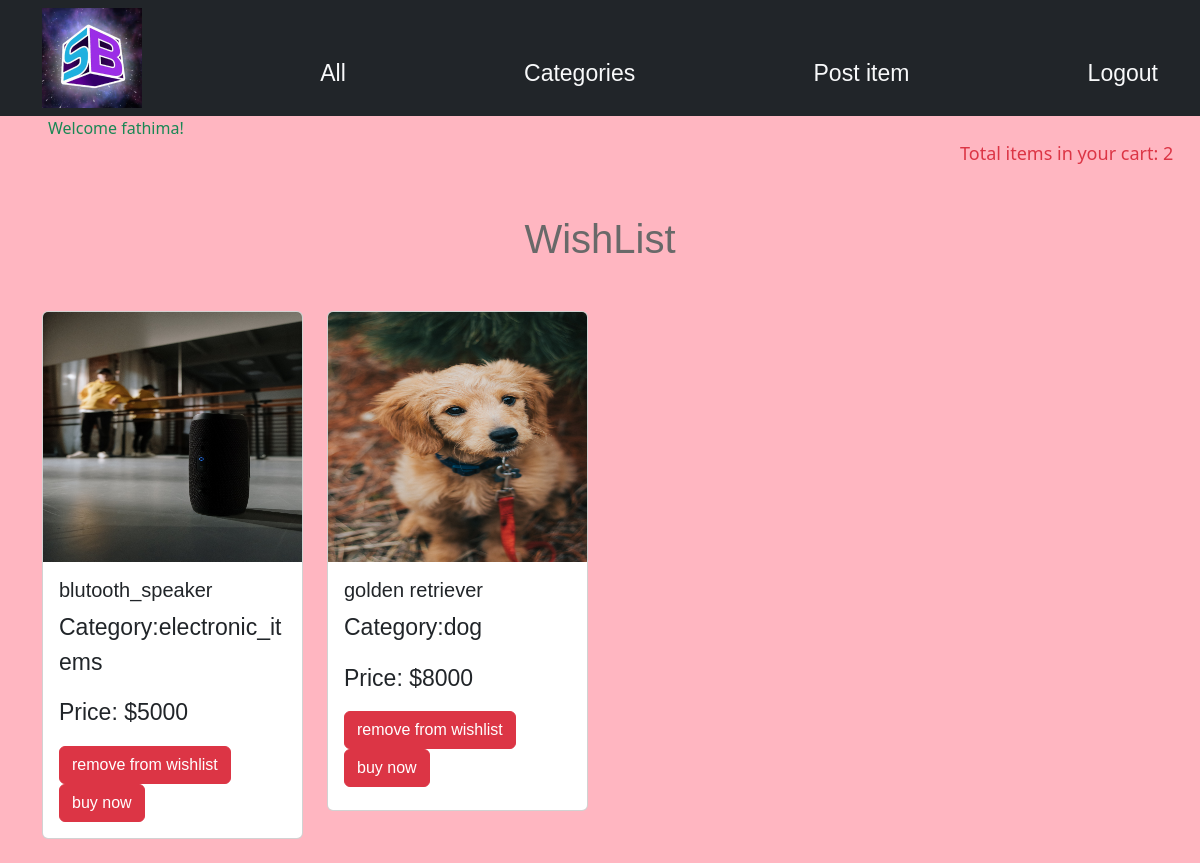
Page /wishlistview/ (signed in) on the committed database.
### scrapapp/models.py (models this page shows, shortened)
class Scraps(models.Model):
    name=models.CharField(max_length=200)
    user= user=models.ForeignKey(User,on_delete=models.CASCADE,related_name="profile",null=True)
    category=models.CharField(max_length=200)
    price=models.PositiveIntegerField()
    location=models.CharField(max_length=200)
    image=models.ImageField(upload_to="images",null=True)

### scrapapp/views.py (the view)
# urls.py: path('wishlistview/',views.wishlistView,name="wishview"),
def wishlistView(request):
     wishlist,created=WishList.objects.get_or_create(user=request.user)
     wishlist_items=wishlist.scrap.all()
     count=wishlist_items.count()
     return render(request,"wishlist.html",{"wishlist":wishlist_items,"wishlistcount":count})

### scrapapp/templates/wishlist.html (shortened to what this page needs)
{% extends 'base.html' %}
{% block body_block %}
<p class="count  text-danger">Total items in your cart: {{ wishlistcount }}</p>
<div class="container mt-5">
 <h1 class="text-center mb-5">WishList</h1>
 {%if wishlist%}
 <div class="row mt-3">
    {%for item in wishlist%}
    <div class="col-3 mb-4">
    <div class="card">
        <img src="{{item.image.url}}" class="card-img-top" alt=""  height="250px">
        <div class="card-body">
            <h5 class="card-title">{{item.name}}</h5>
            <p class="card-text">Category:{{item.category}}</p>
            <p class="card-text">Price: ${{ item.price }}</p>
            <a href="{%url 'remove' item.id%}" class="btn btn-danger">remove from wishlist</a>
            <a href="{%url 'buy' scrap_id=item.id %}" class="btn btn-danger">buy now</a>
        </div>
    </div>
    </div>
    {%endfor%}
 </div>
 {%endif%}
</div>
{% endblock %}

### scrapapp/templates/base.html (shortened to what this page needs)
<!DOCTYPE html>
{%load static%}
<html lang="en">
<head>
    <link href="https://cdn.jsdelivr.net/npm/bootstrap@5.3.2/dist/css/bootstrap.min.css" rel="stylesheet">
    <link rel="stylesheet" href="https://cdnjs.cloudflare.com/ajax/libs/font-awesome/6.5.1/css/all.min.css" />
    <link rel="stylesheet" href="{%static 'css/list.css' %}">
  </head>
<body>
  <div>
    <nav class="navbar navbar-expand-lg bg-dark" >
     <div class="container">
         <div class="w-100 d-flex justify-content-between">
             <div>
                <img src="{%static 'images/1.jpg' %}" alt="" height="100px" width="100px">
             </div>
             <div class="mt-5">
                  <a href="{%url 'scrap-all'%}" class="navbar-sm-brand text-light text-decoration-none ">All</a>
              </div>
              <div class="mt-5">
                  <a href="{%url 'categories' %}" class="navbar-sm-brand text-light text-decoration-none">Categories</a>
              </div>
              <div class="mt-5 ">
                 <a href="{%url 'scrap-add' %}" class="navbar-sm-brand text-light text-decoration-none">Post item</a>
             </div>
             <div class="mt-5">
                 <a href="{%url 'signout' %}" class="navbar-sm-brand text-light text-decoration-none">Logout</a>
                </div>
         </div>
     </div>
    </nav>
 </div>
       <div class="ms-5 text-success "> Welcome {{request.user}}! </div>
  {%block body_block%}
  {%endblock%}
</body>
</html>

### scrapapp/static/css/list.css (style rules this page uses)
.mt-5 { font-size: 23px; font-family: sans-serif; }
body { background-color:lightpink }

### scrapapp/templates/wishlist.html (style rules this page uses)
.text-center { color:dimgrey; }
.card { min-height:500px; }
.count { margin-left:80%; font-size: large; }

### rows in the picture
Scraps: image (picture), name "blutooth_speaker", category "electronic_items", price "5000"
Scraps: image (picture), name "golden retriever", category "dog", price "8000"

### other values in the picture
{{ request.user }} "fathima"
{{ wishlistcount }} "2"
